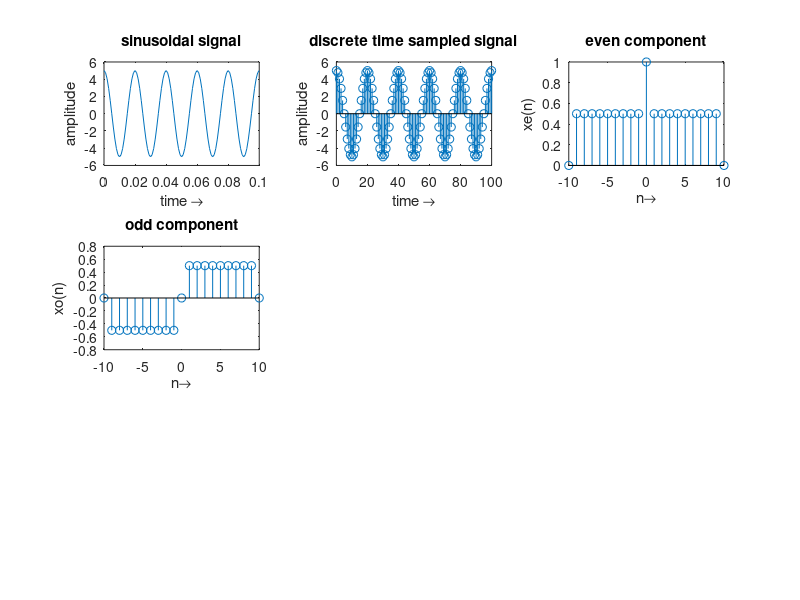

This figure's MATLAB source:
clc;

%continuous sinusoidal signal 2(a)
A = 5;
f = 50;
t = 0:0.001:0.1;
x1 = A*cos(2*pi*f*t);
subplot(3,3,1);
plot(t,x1);
xlabel('time \rightarrow');
ylabel('amplitude');
title('sinusoidal signal');

%sampled version of 2(a)
fs = 1000;
Ts = 1/fs;
n = 0:100;
xn = A*cos(2*pi*f*n*Ts);
subplot(3,3,2);
stem(n, xn);
xlabel('time \rightarrow');
ylabel('amplitude');
title('discrete time sampled signal');

%even and odd components of a signal 2(b)
n = -10:10;
x = ((n >= 0)-(n >= 10));
x2 = fliplr(x);
xe = 0.5*(x + x2); %even component
xo = 0.5*(x - x2); %odd component

subplot(3,3,3);
stem(n,xe);
xlabel('n\rightarrow');
ylabel('xe(n)');
title('even component');

subplot(3,3,4);
stem(n,xo);
xlabel('n\rightarrow');
ylabel('xo(n)');
title('odd component');